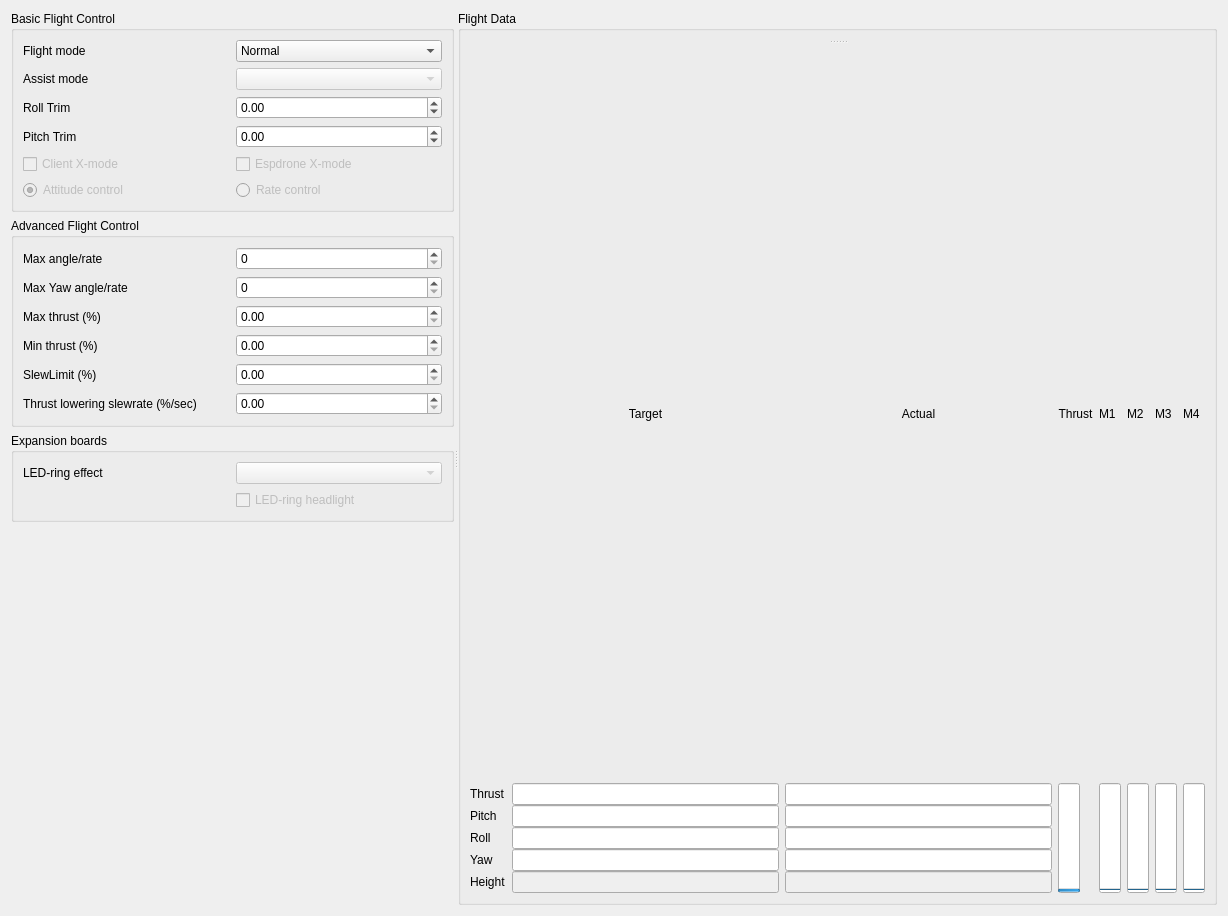
<?xml version="1.0" encoding="UTF-8"?>
<ui version="4.0">
 <class>Form</class>
 <widget class="QWidget" name="Form">
  <property name="geometry">
   <rect>
    <x>0</x>
    <y>0</y>
    <width>1228</width>
    <height>916</height>
   </rect>
  </property>
  <property name="windowTitle">
   <string>Form</string>
  </property>
  <layout class="QHBoxLayout" name="horizontalLayout">
   <item>
    <widget class="QSplitter" name="splitter_2">
     <property name="orientation">
      <enum>Qt::Horizontal</enum>
     </property>
     <widget class="QWidget" name="layoutWidget">
      <layout class="QVBoxLayout" name="verticalLayout">
       <property name="sizeConstraint">
        <enum>QLayout::SetMaximumSize</enum>
       </property>
       <item>
        <widget class="QGroupBox" name="groupBox_2">
         <property name="sizePolicy">
          <sizepolicy hsizetype="Preferred" vsizetype="Preferred">
           <horstretch>0</horstretch>
           <verstretch>0</verstretch>
          </sizepolicy>
         </property>
         <property name="minimumSize">
          <size>
           <width>160</width>
           <height>0</height>
          </size>
         </property>
         <property name="maximumSize">
          <size>
           <width>16777215</width>
           <height>16777215</height>
          </size>
         </property>
         <property name="title">
          <string>Basic Flight Control</string>
         </property>
         <layout class="QHBoxLayout" name="horizontalLayout_3">
          <item>
           <layout class="QGridLayout" name="gridLayout_3">
            <item row="1" column="1">
             <widget class="QComboBox" name="flightModeCombo">
              <property name="minimumSize">
               <size>
                <width>0</width>
                <height>0</height>
               </size>
              </property>
              <property name="toolTip">
               <string>&lt;html&gt;&lt;head/&gt;&lt;body&gt;&lt;p&gt;Select what flightmode to use:&lt;/p&gt;&lt;p&gt; * Safe prevents crashing&lt;/p&gt;&lt;p&gt; * Crazy does not prevent crashing :)&lt;/p&gt;&lt;/body&gt;&lt;/html&gt;</string>
              </property>
              <property name="editable">
               <bool>false</bool>
              </property>
              <property name="currentIndex">
               <number>0</number>
              </property>
              <item>
               <property name="text">
                <string>Normal</string>
               </property>
              </item>
              <item>
               <property name="text">
                <string>Advanced</string>
               </property>
              </item>
             </widget>
            </item>
            <item row="0" column="1">
             <spacer name="verticalSpacer_3">
              <property name="orientation">
               <enum>Qt::Vertical</enum>
              </property>
              <property name="sizeType">
               <enum>QSizePolicy::Maximum</enum>
              </property>
              <property name="sizeHint" stdset="0">
               <size>
                <width>0</width>
                <height>0</height>
               </size>
              </property>
             </spacer>
            </item>
            <item row="2" column="0">
             <widget class="QLabel" name="label_5">
              <property name="text">
               <string>Assist mode</string>
              </property>
             </widget>
            </item>
            <item row="2" column="1">
             <widget class="QComboBox" name="_assist_mode_combo">
              <property name="enabled">
               <bool>false</bool>
              </property>
             </widget>
            </item>
            <item row="3" column="0">
             <widget class="QLabel" name="label_2">
              <property name="text">
               <string>Roll Trim</string>
              </property>
             </widget>
            </item>
            <item row="3" column="1">
             <widget class="QDoubleSpinBox" name="targetCalRoll">
              <property name="minimum">
               <double>-20.000000000000000</double>
              </property>
              <property name="maximum">
               <double>20.000000000000000</double>
              </property>
              <property name="singleStep">
               <double>0.200000000000000</double>
              </property>
             </widget>
            </item>
            <item row="4" column="1">
             <widget class="QDoubleSpinBox" name="targetCalPitch">
              <property name="minimum">
               <double>-20.000000000000000</double>
              </property>
              <property name="maximum">
               <double>20.000000000000000</double>
              </property>
              <property name="singleStep">
               <double>0.200000000000000</double>
              </property>
             </widget>
            </item>
            <item row="4" column="0">
             <widget class="QLabel" name="label_3">
              <property name="text">
               <string>Pitch Trim</string>
              </property>
             </widget>
            </item>
            <item row="1" column="0">
             <widget class="QLabel" name="label_4">
              <property name="minimumSize">
               <size>
                <width>100</width>
                <height>0</height>
               </size>
              </property>
              <property name="text">
               <string>Flight mode</string>
              </property>
             </widget>
            </item>
            <item row="5" column="1">
             <widget class="QCheckBox" name="espdroneXModeCheckbox">
              <property name="enabled">
               <bool>false</bool>
              </property>
              <property name="text">
               <string>Espdrone X-mode</string>
              </property>
             </widget>
            </item>
            <item row="5" column="0">
             <widget class="QCheckBox" name="clientXModeCheckbox">
              <property name="enabled">
               <bool>false</bool>
              </property>
              <property name="text">
               <string>Client X-mode</string>
              </property>
             </widget>
            </item>
            <item row="6" column="0">
             <widget class="QRadioButton" name="angularPidRadioButton">
              <property name="enabled">
               <bool>false</bool>
              </property>
              <property name="text">
               <string>Attitude control</string>
              </property>
              <property name="checked">
               <bool>true</bool>
              </property>
             </widget>
            </item>
            <item row="6" column="1">
             <widget class="QRadioButton" name="ratePidRadioButton">
              <property name="enabled">
               <bool>false</bool>
              </property>
              <property name="text">
               <string>Rate control</string>
              </property>
             </widget>
            </item>
           </layout>
          </item>
         </layout>
        </widget>
       </item>
       <item>
        <widget class="QGroupBox" name="groupBox_3">
         <property name="sizePolicy">
          <sizepolicy hsizetype="Preferred" vsizetype="Preferred">
           <horstretch>0</horstretch>
           <verstretch>0</verstretch>
          </sizepolicy>
         </property>
         <property name="minimumSize">
          <size>
           <width>160</width>
           <height>0</height>
          </size>
         </property>
         <property name="maximumSize">
          <size>
           <width>16777215</width>
           <height>16777215</height>
          </size>
         </property>
         <property name="title">
          <string>Advanced Flight Control</string>
         </property>
         <layout class="QHBoxLayout" name="horizontalLayout_4">
          <item>
           <layout class="QGridLayout" name="gridLayout_4">
            <item row="2" column="0">
             <widget class="QLabel" name="label_9">
              <property name="text">
               <string>Max thrust (%)</string>
              </property>
             </widget>
            </item>
            <item row="0" column="0">
             <widget class="QLabel" name="label_7">
              <property name="layoutDirection">
               <enum>Qt::LeftToRight</enum>
              </property>
              <property name="text">
               <string>Max angle/rate</string>
              </property>
             </widget>
            </item>
            <item row="3" column="0">
             <widget class="QLabel" name="label">
              <property name="text">
               <string>Min thrust (%)</string>
              </property>
             </widget>
            </item>
            <item row="5" column="0">
             <widget class="QLabel" name="label_26">
              <property name="text">
               <string>Thrust lowering slewrate (%/sec)</string>
              </property>
              <property name="wordWrap">
               <bool>true</bool>
              </property>
             </widget>
            </item>
            <item row="4" column="0">
             <widget class="QLabel" name="label_31">
              <property name="text">
               <string>SlewLimit (%)</string>
              </property>
             </widget>
            </item>
            <item row="1" column="0">
             <widget class="QLabel" name="label_32">
              <property name="text">
               <string>Max Yaw angle/rate</string>
              </property>
             </widget>
            </item>
            <item row="2" column="1">
             <widget class="QDoubleSpinBox" name="maxThrust"/>
            </item>
            <item row="3" column="1">
             <widget class="QDoubleSpinBox" name="minThrust"/>
            </item>
            <item row="4" column="1">
             <widget class="QDoubleSpinBox" name="slewEnableLimit"/>
            </item>
            <item row="5" column="1">
             <widget class="QDoubleSpinBox" name="thrustLoweringSlewRateLimit"/>
            </item>
            <item row="1" column="1">
             <widget class="QSpinBox" name="maxYawRate">
              <property name="minimum">
               <number>0</number>
              </property>
              <property name="maximum">
               <number>500</number>
              </property>
              <property name="value">
               <number>0</number>
              </property>
             </widget>
            </item>
            <item row="0" column="1">
             <widget class="QSpinBox" name="maxAngle">
              <property name="minimum">
               <number>0</number>
              </property>
              <property name="maximum">
               <number>500</number>
              </property>
              <property name="value">
               <number>0</number>
              </property>
             </widget>
            </item>
           </layout>
          </item>
         </layout>
        </widget>
       </item>
       <item>
        <widget class="QGroupBox" name="groupBox_4">
         <property name="minimumSize">
          <size>
           <width>160</width>
           <height>0</height>
          </size>
         </property>
         <property name="title">
          <string>Expansion boards</string>
         </property>
         <layout class="QGridLayout" name="gridLayout_6">
          <item row="0" column="0">
           <layout class="QGridLayout" name="gridLayout_2">
            <item row="0" column="1">
             <widget class="QComboBox" name="_led_ring_effect">
              <property name="enabled">
               <bool>false</bool>
              </property>
             </widget>
            </item>
            <item row="0" column="0">
             <widget class="QLabel" name="label_8">
              <property name="text">
               <string>LED-ring effect</string>
              </property>
             </widget>
            </item>
            <item row="1" column="1">
             <widget class="QCheckBox" name="_led_ring_headlight">
              <property name="enabled">
               <bool>false</bool>
              </property>
              <property name="text">
               <string>LED-ring headlight</string>
              </property>
             </widget>
            </item>
           </layout>
          </item>
         </layout>
        </widget>
       </item>
       <item>
        <spacer name="verticalSpacer">
         <property name="orientation">
          <enum>Qt::Vertical</enum>
         </property>
         <property name="sizeHint" stdset="0">
          <size>
           <width>20</width>
           <height>40</height>
          </size>
         </property>
        </spacer>
       </item>
      </layout>
     </widget>
     <widget class="QWidget" name="layoutWidget">
      <layout class="QHBoxLayout" name="horizontalLayout_2">
       <property name="sizeConstraint">
        <enum>QLayout::SetDefaultConstraint</enum>
       </property>
       <item>
        <widget class="QGroupBox" name="groupBox">
         <property name="sizePolicy">
          <sizepolicy hsizetype="Preferred" vsizetype="Preferred">
           <horstretch>2</horstretch>
           <verstretch>0</verstretch>
          </sizepolicy>
         </property>
         <property name="title">
          <string>Flight Data</string>
         </property>
         <layout class="QGridLayout" name="gridLayout">
          <item row="0" column="0">
           <widget class="QSplitter" name="splitter">
            <property name="orientation">
             <enum>Qt::Vertical</enum>
            </property>
            <widget class="QWidget" name="layoutWidget">
             <layout class="QVBoxLayout" name="verticalLayout_4"/>
            </widget>
            <widget class="QWidget" name="layoutWidget">
             <layout class="QGridLayout" name="gridLayout_5" rowstretch="0,3,3,3,3,3" rowminimumheight="1,1,1,1,1,1">
              <property name="sizeConstraint">
               <enum>QLayout::SetMinimumSize</enum>
              </property>
              <property name="horizontalSpacing">
               <number>6</number>
              </property>
              <property name="verticalSpacing">
               <number>0</number>
              </property>
              <item row="5" column="0">
               <widget class="QLabel" name="label_17">
                <property name="text">
                 <string>Height</string>
                </property>
               </widget>
              </item>
              <item row="2" column="4">
               <widget class="QLineEdit" name="actualPitch"/>
              </item>
              <item row="1" column="8" rowspan="5">
               <widget class="QProgressBar" name="actualM1">
                <property name="maximum">
                 <number>65535</number>
                </property>
                <property name="value">
                 <number>0</number>
                </property>
                <property name="orientation">
                 <enum>Qt::Vertical</enum>
                </property>
               </widget>
              </item>
              <item row="1" column="10" rowspan="5">
               <widget class="QProgressBar" name="actualM3">
                <property name="maximum">
                 <number>65535</number>
                </property>
                <property name="value">
                 <number>0</number>
                </property>
                <property name="orientation">
                 <enum>Qt::Vertical</enum>
                </property>
               </widget>
              </item>
              <item row="0" column="6">
               <widget class="QLabel" name="label_6">
                <property name="text">
                 <string>Thrust</string>
                </property>
                <property name="alignment">
                 <set>Qt::AlignCenter</set>
                </property>
               </widget>
              </item>
              <item row="5" column="4">
               <widget class="QLineEdit" name="actualHeight">
                <property name="enabled">
                 <bool>false</bool>
                </property>
                <property name="text">
                 <string/>
                </property>
               </widget>
              </item>
              <item row="0" column="2">
               <widget class="QLabel" name="label_14">
                <property name="text">
                 <string>Target</string>
                </property>
                <property name="alignment">
                 <set>Qt::AlignCenter</set>
                </property>
               </widget>
              </item>
              <item row="3" column="2">
               <widget class="QLineEdit" name="targetRoll"/>
              </item>
              <item row="1" column="6" rowspan="5">
               <widget class="QProgressBar" name="thrustProgress">
                <property name="sizePolicy">
                 <sizepolicy hsizetype="Maximum" vsizetype="Expanding">
                  <horstretch>0</horstretch>
                  <verstretch>0</verstretch>
                 </sizepolicy>
                </property>
                <property name="sizeIncrement">
                 <size>
                  <width>0</width>
                  <height>0</height>
                 </size>
                </property>
                <property name="maximum">
                 <number>65600</number>
                </property>
                <property name="value">
                 <number>24</number>
                </property>
                <property name="alignment">
                 <set>Qt::AlignCenter</set>
                </property>
                <property name="orientation">
                 <enum>Qt::Vertical</enum>
                </property>
                <property name="invertedAppearance">
                 <bool>false</bool>
                </property>
               </widget>
              </item>
              <item row="1" column="0">
               <widget class="QLabel" name="label_16">
                <property name="text">
                 <string>Thrust</string>
                </property>
               </widget>
              </item>
              <item row="0" column="8">
               <widget class="QLabel" name="M1label">
                <property name="text">
                 <string>M1</string>
                </property>
               </widget>
              </item>
              <item row="3" column="0">
               <widget class="QLabel" name="label_12">
                <property name="text">
                 <string>Roll</string>
                </property>
               </widget>
              </item>
              <item row="0" column="10">
               <widget class="QLabel" name="M3label">
                <property name="text">
                 <string>M3</string>
                </property>
               </widget>
              </item>
              <item row="4" column="2">
               <widget class="QLineEdit" name="targetYaw"/>
              </item>
              <item row="1" column="9" rowspan="5">
               <widget class="QProgressBar" name="actualM2">
                <property name="maximum">
                 <number>65535</number>
                </property>
                <property name="value">
                 <number>0</number>
                </property>
                <property name="orientation">
                 <enum>Qt::Vertical</enum>
                </property>
               </widget>
              </item>
              <item row="2" column="2">
               <widget class="QLineEdit" name="targetPitch"/>
              </item>
              <item row="2" column="0">
               <widget class="QLabel" name="label_11">
                <property name="text">
                 <string>Pitch</string>
                </property>
               </widget>
              </item>
              <item row="0" column="4">
               <widget class="QLabel" name="label_15">
                <property name="text">
                 <string>Actual</string>
                </property>
                <property name="alignment">
                 <set>Qt::AlignCenter</set>
                </property>
               </widget>
              </item>
              <item row="4" column="4">
               <widget class="QLineEdit" name="actualYaw"/>
              </item>
              <item row="0" column="9">
               <widget class="QLabel" name="M2label">
                <property name="text">
                 <string>M2</string>
                </property>
               </widget>
              </item>
              <item row="1" column="11" rowspan="5">
               <widget class="QProgressBar" name="actualM4">
                <property name="maximum">
                 <number>65535</number>
                </property>
                <property name="value">
                 <number>0</number>
                </property>
                <property name="orientation">
                 <enum>Qt::Vertical</enum>
                </property>
               </widget>
              </item>
              <item row="1" column="2">
               <widget class="QLineEdit" name="targetThrust"/>
              </item>
              <item row="0" column="11">
               <widget class="QLabel" name="M4label">
                <property name="text">
                 <string>M4</string>
                </property>
               </widget>
              </item>
              <item row="1" column="4">
               <widget class="QLineEdit" name="actualThrust"/>
              </item>
              <item row="0" column="12" rowspan="6">
               <layout class="QGridLayout" name="gridLayout_7"/>
              </item>
              <item row="4" column="0">
               <widget class="QLabel" name="label_13">
                <property name="text">
                 <string>Yaw</string>
                </property>
               </widget>
              </item>
              <item row="3" column="4">
               <widget class="QLineEdit" name="actualRoll"/>
              </item>
              <item row="5" column="2">
               <widget class="QLineEdit" name="targetHeight">
                <property name="enabled">
                 <bool>false</bool>
                </property>
                <property name="text">
                 <string/>
                </property>
               </widget>
              </item>
             </layout>
            </widget>
           </widget>
          </item>
         </layout>
        </widget>
       </item>
      </layout>
     </widget>
    </widget>
   </item>
  </layout>
 </widget>
 <resources/>
 <connections/>
</ui>
